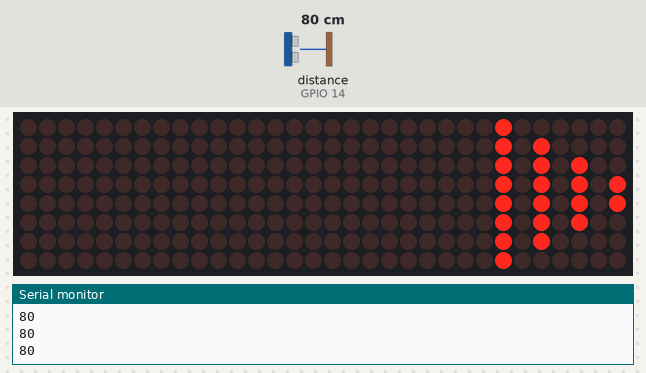
The sketch below on a simulated ESP32. On the bench: 32×8 LED matrix, the last lines printed to the serial monitor. Wiring (inferred from the names in the program): ultrasonic range finder: trigger GPIO 13; echo GPIO 14. The test bench sets the inputs (shaded band); at power-on: distance to the obstacle (sensor on GPIO 14) 80 cm. The echo pulse lasts 58.3 µs per cm.

Above: at 1.2 s.
1.3 s: distance to the obstacle (sensor on GPIO 14) set to 43 cm
2.8 s: distance to the obstacle (sensor on GPIO 14) set to 35 cm
At 3.4 s:
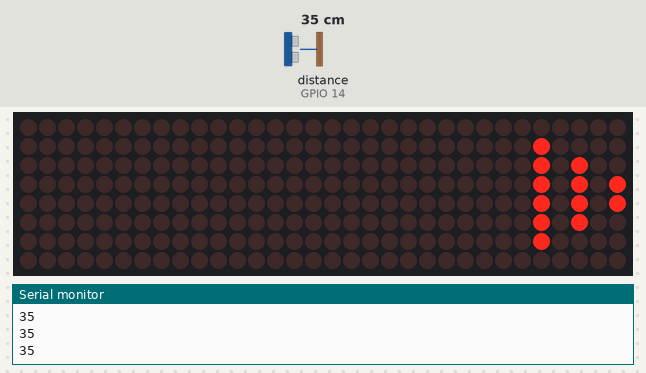
4.3 s: distance to the obstacle (sensor on GPIO 14) set to 32 cm
5.8 s: distance to the obstacle (sensor on GPIO 14) set to 26 cm
At 6.6 s:
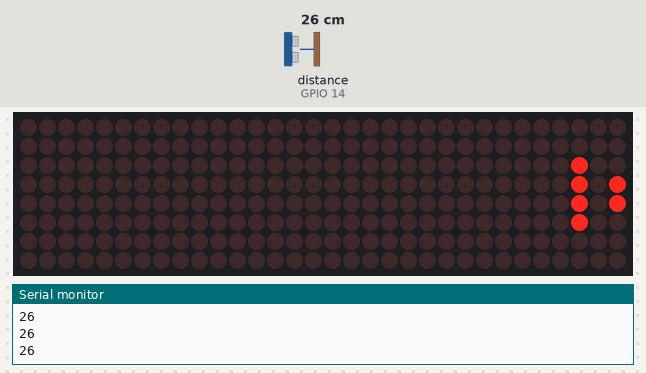
7.3 s: distance to the obstacle (sensor on GPIO 14) set to 16 cm
8.8 s: distance to the obstacle (sensor on GPIO 14) set to 13 cm
At 10.2 s:
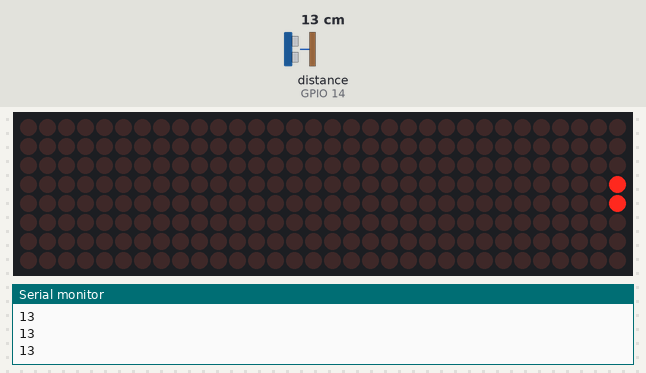
Timing chart, 0 to 11.3 s (numbered marks = the images above; inputs shaded):
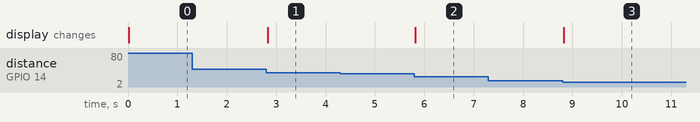

Measured:
- the behaviour switches between 40 and 39 cm on distance to the obstacle (sensor on GPIO 14) (found by bisection; images 0 and 1)
- the behaviour switches between 30 and 29 cm on distance to the obstacle (sensor on GPIO 14) (found by bisection; images 1 and 2)
- the behaviour switches between 15 and 14 cm on distance to the obstacle (sensor on GPIO 14) (found by bisection; images 2 and 3)
- after the input at 2.8 s, the display: changes at once (image 1)
- after the input at 5.8 s, the display: changes at once (image 2)
- after the input at 8.8 s, the display: changes at once (image 3)

The sketch:

project_27.ino
```cpp
/*
  keyestudio ESP32 Inventor Learning Kit
  Project 27 Intelligent Parking
  http://www.keyestudio.com
*/
#include <LedControl.h>

int DIN = 23;  //Define DIN pin to IO23
int CS = 15;   //Define CS pin to IO15
int CLK = 18;  //Define CLK pin to IO18

int temp = 0;

int distance = 0;  //Define a variable to receive the distance
int EchoPin = 14;  //Connect Echo pin to IO14
int TrigPin = 13;  //Connect Trig pin to IO13

float checkdistance() {  //Acquire distance
  // preserve a short low level to ensure a clear high pulse:
  digitalWrite(TrigPin, LOW);
  delayMicroseconds(2);
  // Trigger the sensor by a high pulse of 10um or longer
  digitalWrite(TrigPin, HIGH);
  delayMicroseconds(10);
  digitalWrite(TrigPin, LOW);
  // Read the signal from the sensor: a high level pulse
  //Duration is detected from the point sending "ping" command to the time receiving echo signal (unit: um).
  float distance = pulseIn(EchoPin, HIGH) / 58.00;  //Convert into distance
  delay(10);
  return distance;
}

LedControl lc = LedControl(DIN, CLK, CS, 4);
byte data_val[4][8] = {
  { 0x00, 0x00, 0x00, 0x01, 0x01, 0x00, 0x00, 0x00 },
  { 0x00, 0x00, 0x04, 0x05, 0x05, 0x04, 0x00, 0x00 },
  { 0x00, 0x10, 0x14, 0x15, 0x15, 0x14, 0x10, 0x00 },
  { 0x40, 0x50, 0x54, 0x55, 0x55, 0x54, 0x50, 0x40 },
};


void setup() {
  lc.shutdown(0, false);  //MAX72XX is in power-saving mode at startup
  lc.setIntensity(0, 8);  //Set the brightness to its maximum value
  lc.clearDisplay(0);     //Clear display

  pinMode(TrigPin, OUTPUT);  //Set Trig pin to output
  pinMode(EchoPin, INPUT);   //Set Echo pin to input
  Serial.begin(9600);
}

void loop() {
  distance = checkdistance();
  Serial.println(distance);
  if (distance < 15) {
    temp = 0;
  } else if (distance < 30 && distance > 15) {
    temp = 1;
  } else if (distance < 40 && distance > 30) {
    temp = 2;
  } else if (distance > 50) {
    temp = 3;
  }
  for (int i = 0; i < 8; i++) {
    lc.setRow(0, i, data_val[temp][i]);
  }
}
```
